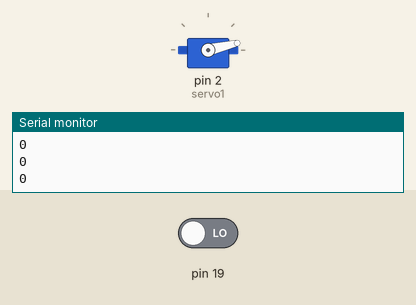
This sketch was run on a simulated Arduino Uno, built with avr-gcc and run on an emulated ATmega328P. On the bench: servo, the last lines printed to the serial monitor. Inputs (shaded band) come from the test bench; at power-on: pin 19 LOW.

Above: at 2.8 s.
2.9 s: pin 19 driven HIGH
At 4.7 s:
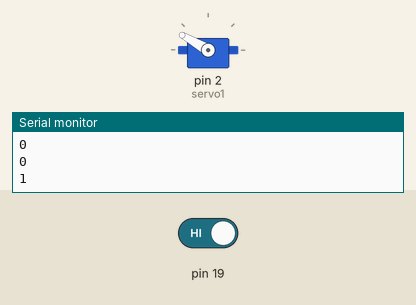
6.5 s: pin 19 driven LOW
At 7.5 s:
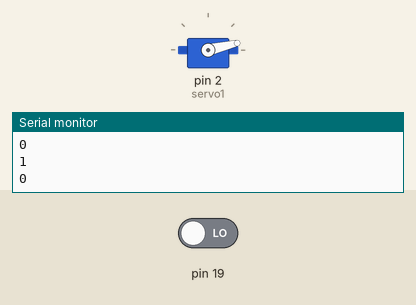
Timing chart, 0 to 9.5 s (numbered marks = the images above; inputs shaded):
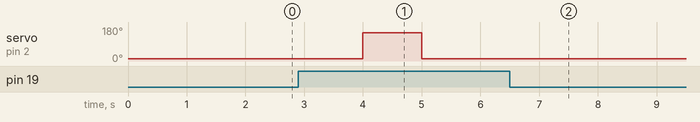

Measured:
- after the input at 2.9 s, servo on pin 2 (servo1): 13° → 150° after 1.1 s, → 13° 1.0 s later
- after the input at 6.5 s, servo on pin 2 (servo1): stops changing and stays 13°

The sketch:

Dispenser_arduino.ino
```cpp
#include <Servo.h>
#include <Wire.h>
Servo servo1;
int pos, pos1, pos2, pos3;
void setup() {
  servo1.attach(2);
  pos3=0;
  servo1.write(13);
  Serial.begin(9600);  // initialisation du capteur
  pinMode(SCL,INPUT);     //pin du capteur


}

void loop() { // VALEURS DU SERVO ENTRE 40 ET 150 PAS PLUS NI MOINS!!! sinon ça casse
  short val=0;
  val=digitalRead(SCL);
  Serial.println((int)val);
  delay(1000);
  if (pos3!=5){          //boucle tant que 5 bloc ne sont pas distribués
    if (val==1){        // Quand le capteur ne détecte plus de bloc devant lui.
      servo1.write(150);
      delay(1000);
      servo1.write(13);
      delay(2000);
      pos3 +=1;         //pos 3 c'est le nombre de cube, ici le programme
                        //s'arrete quand pos =5 , autrement dit quand on a bougé 5 cubes.
    }
  }


}
```
